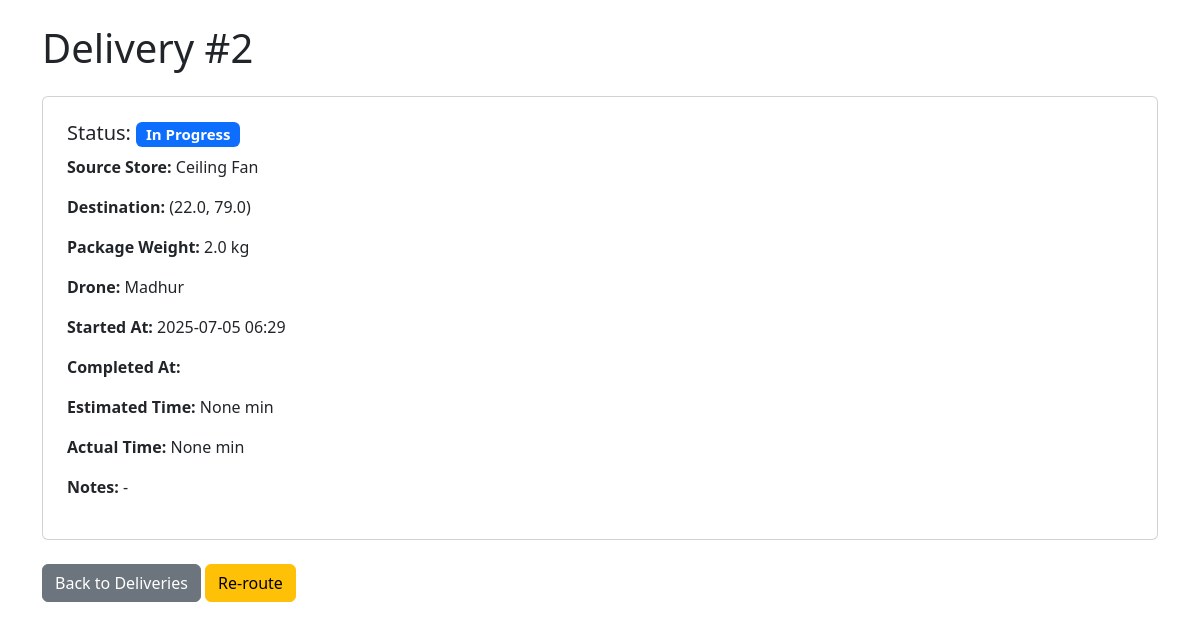
The app's page /inventory/deliveries/2/ with its own data.
### inventory/models.py (models this page shows, shortened)
class Delivery(models.Model):
    STATUS_CHOICES = [
        ('pending', 'Pending'),
        ('assigned', 'Assigned'),
        ('in_progress', 'In Progress'),
        ('delivered', 'Delivered'),
        ('failed', 'Failed'),
        ('cancelled', 'Cancelled'),
    ]
    drone = models.ForeignKey(Drone, on_delete=models.SET_NULL, null=True, blank=True, related_name='deliveries')
    source_store = models.ForeignKey(Store, on_delete=models.CASCADE, related_name='outgoing_deliveries')
    destination_lat = models.FloatField()
    destination_lng = models.FloatField()
    package_weight_kg = models.FloatField()
    status = models.CharField(max_length=20, choices=STATUS_CHOICES, default='pending')
    route = models.JSONField(blank=True, null=True)  # List of waypoints, etc.
    started_at = models.DateTimeField(null=True, blank=True)
    completed_at = models.DateTimeField(null=True, blank=True)
    estimated_time_min = models.FloatField(null=True, blank=True)
    actual_time_min = models.FloatField(null=True, blank=True)
    notes = models.TextField(blank=True)
    assigned_to = models.ForeignKey('DeliveryPerson', on_delete=models.SET_NULL, null=True, blank=True, related_name='deliveries')  # NEW
    mode = models.CharField(max_length=20, choices=[('drone', 'Drone'), ('biker', 'Biker')], default='biker')  # NEW
    suggested_mode = models.CharField(
        max_length=20,
        choices=[('drone', 'Drone'), ('biker', 'Biker')],
        default='biker'
    )

class Store(models.Model):
    name = models.CharField(max_length=100)
    address = models.TextField(blank=True)
    latitude = models.FloatField()
    longitude = models.FloatField()
    created_at = models.DateTimeField(auto_now_add=True)

class Drone(models.Model):
    STATUS_CHOICES = [
        ('idle', 'Idle'),
        ('charging', 'Charging'),
        ('in_flight', 'In Flight'),
        ('maintenance', 'Maintenance'),
        ('offline', 'Offline'),
    ]
    name = models.CharField(max_length=100)
    max_weight_kg = models.FloatField()
    battery_capacity_mah = models.IntegerField()
    current_battery_mah = models.IntegerField()
    speed_kmph = models.FloatField()
    max_flight_time_min = models.IntegerField()
    altitude_m = models.FloatField(default=0)
    status = models.CharField(max_length=20, choices=STATUS_CHOICES, default='idle')
    current_lat = models.FloatField(null=True, blank=True)
    current_lng = models.FloatField(null=True, blank=True)
    last_update = models.DateTimeField(auto_now=True)

### inventory/views.py (the view)
# urls.py: path('deliveries/<int:delivery_id>/', views.delivery_detail, name='delivery_detail'),
def delivery_detail(request, delivery_id):
    delivery = get_object_or_404(Delivery, id=delivery_id)
    return render(request, 'drone/delivery_detail.html', {'delivery': delivery})

### templates/drone/delivery_detail.html (shortened to what this page needs)
<!DOCTYPE html>
<html>
<head>
    <link rel="stylesheet" href="https://cdn.jsdelivr.net/npm/bootstrap@5.3.0/dist/css/bootstrap.min.css">
</head>
<body class="container py-4">
    <h1 class="mb-4">Delivery #{{ delivery.id }}</h1>
    <div class="card p-4 mb-4">
        <h5>Status: <span class="badge bg-primary">{{ delivery.get_status_display }}</span></h5>
        <p><strong>Source Store:</strong> {{ delivery.source_store.name }}</p>
        <p><strong>Destination:</strong> ({{ delivery.destination_lat }}, {{ delivery.destination_lng }})</p>
        <p><strong>Package Weight:</strong> {{ delivery.package_weight_kg }} kg</p>
        <p><strong>Drone:</strong> {% if delivery.drone %}{{ delivery.drone.name }}{% else %}-{% endif %}</p>
        <p><strong>Started At:</strong> {{ delivery.started_at|date:"Y-m-d H:i" }}</p>
        <p><strong>Completed At:</strong> {{ delivery.completed_at|date:"Y-m-d H:i" }}</p>
        <p><strong>Estimated Time:</strong> {{ delivery.estimated_time_min }} min</p>
        <p><strong>Actual Time:</strong> {{ delivery.actual_time_min }} min</p>
        <p><strong>Notes:</strong> {{ delivery.notes|default:"-" }}</p>
    </div>
<div class="mb-3">
    <a href="{% url 'delivery_list' %}" class="btn btn-secondary">Back to Deliveries</a>
    {% if delivery.status == 'in_progress' %}
        <a href="{% url 'reroute_drone' delivery.id %}" class="btn btn-warning">Re-route</a>
    {% endif %}
</div>
</body>
</html>

### records on screen
Delivery: id "2", status "In Progress", source_store.name "Ceiling Fan", destination_lat "22.0", destination_lng "79.0", package_weight_kg "2.0", drone.name "Madhur", started_at "2025-07-05 06:29", estimated_time_min "None", actual_time_min "None", notes "-"
